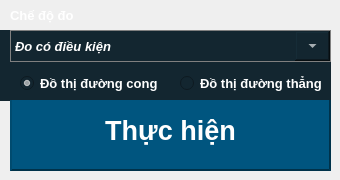
      <widget class="QWidget" name="tab_Control">
       <attribute name="title">
        <string>    Bảng điều khiển    </string>
       </attribute>
       <widget class="QFrame" name="frame_Mode">
        <property name="geometry">
         <rect>
          <x>0</x>
          <y>30</y>
          <width>331</width>
          <height>71</height>
         </rect>
        </property>
        <property name="styleSheet">
         <string notr="true">background-color: #132630;
color: rgb(255, 255, 255);</string>
        </property>
        <property name="frameShape">
         <enum>QFrame::NoFrame</enum>
        </property>
        <property name="frameShadow">
         <enum>QFrame::Raised</enum>
        </property>
        <widget class="QComboBox" name="comboBox_SelectMode">
         <property name="geometry">
          <rect>
           <x>10</x>
           <y>0</y>
           <width>321</width>
           <height>32</height>
          </rect>
         </property>
         <property name="font">
          <font>
           <pointsize>10</pointsize>
           <italic>true</italic>
           <bold>true</bold>
          </font>
         </property>
         <property name="styleSheet">
          <string notr="true">QComboBox {
    border: 1px solid gray;
	color: rgb(255, 255, 255);
}
QComboBox::drop-down {
    width:35px;
}</string>
         </property>
         <item>
          <property name="text">
           <string>Đo có điều kiện</string>
          </property>
         </item>
         <item>
          <property name="text">
           <string>Đo liên tục</string>
          </property>
         </item>
        </widget>
        <widget class="QRadioButton" name="radioButton_Graph_SPline">
         <property name="geometry">
          <rect>
           <x>20</x>
           <y>40</y>
           <width>151</width>
           <height>27</height>
          </rect>
         </property>
         <property name="font">
          <font>
           <pointsize>10</pointsize>
           <bold>true</bold>
          </font>
         </property>
         <property name="styleSheet">
          <string notr="true">color: rgb(255, 255, 255);</string>
         </property>
         <property name="text">
          <string>Đồ thị đường cong</string>
         </property>
         <property name="checked">
          <bool>true</bool>
         </property>
        </widget>
        <widget class="QRadioButton" name="radioButton_Graph_Line">
         <property name="geometry">
          <rect>
           <x>180</x>
           <y>40</y>
           <width>151</width>
           <height>27</height>
          </rect>
         </property>
         <property name="font">
          <font>
           <pointsize>10</pointsize>
           <bold>true</bold>
          </font>
         </property>
         <property name="styleSheet">
          <string notr="true">color: rgb(255, 255, 255);</string>
         </property>
         <property name="text">
          <string>Đồ thị đường thẳng</string>
         </property>
         <property name="checked">
          <bool>false</bool>
         </property>
        </widget>
       </widget>
       <widget class="QLabel" name="label_3">
        <property name="geometry">
         <rect>
          <x>10</x>
          <y>4</y>
          <width>131</width>
          <height>22</height>
         </rect>
        </property>
        <property name="font">
         <font>
          <pointsize>10</pointsize>
          <bold>true</bold>
         </font>
        </property>
        <property name="styleSheet">
         <string notr="true">color: rgb(255, 255, 255);</string>
        </property>
        <property name="text">
         <string>Chế độ đo</string>
        </property>
       </widget>
       <widget class="QFrame" name="frame">
        <property name="geometry">
         <rect>
          <x>10</x>
          <y>100</y>
          <width>321</width>
          <height>71</height>
         </rect>
        </property>
        <property name="frameShape">
         <enum>QFrame::NoFrame</enum>
        </property>
        <property name="frameShadow">
         <enum>QFrame::Raised</enum>
        </property>
        <widget class="QPushButton" name="pushButton_ChartStart">
         <property name="geometry">
          <rect>
           <x>0</x>
           <y>-10</y>
           <width>321</width>
           <height>81</height>
          </rect>
         </property>
         <property name="font">
          <font>
           <pointsize>20</pointsize>
           <bold>true</bold>
          </font>
         </property>
         <property name="styleSheet">
          <string notr="true">QPushButton {
	color: rgb(255, 255, 255);
	background-color: rgb(0, 85, 127);
    border-style: outset;
    border-width: 2px;
	border-color: rgb(0, 50, 74);
}
</string>
         </property>
         <property name="text">
          <string>Thực hiện</string>
         </property>
         <property name="shortcut">
          <string>Space</string>
         </property>
        </widget>
       </widget>
      </widget>
